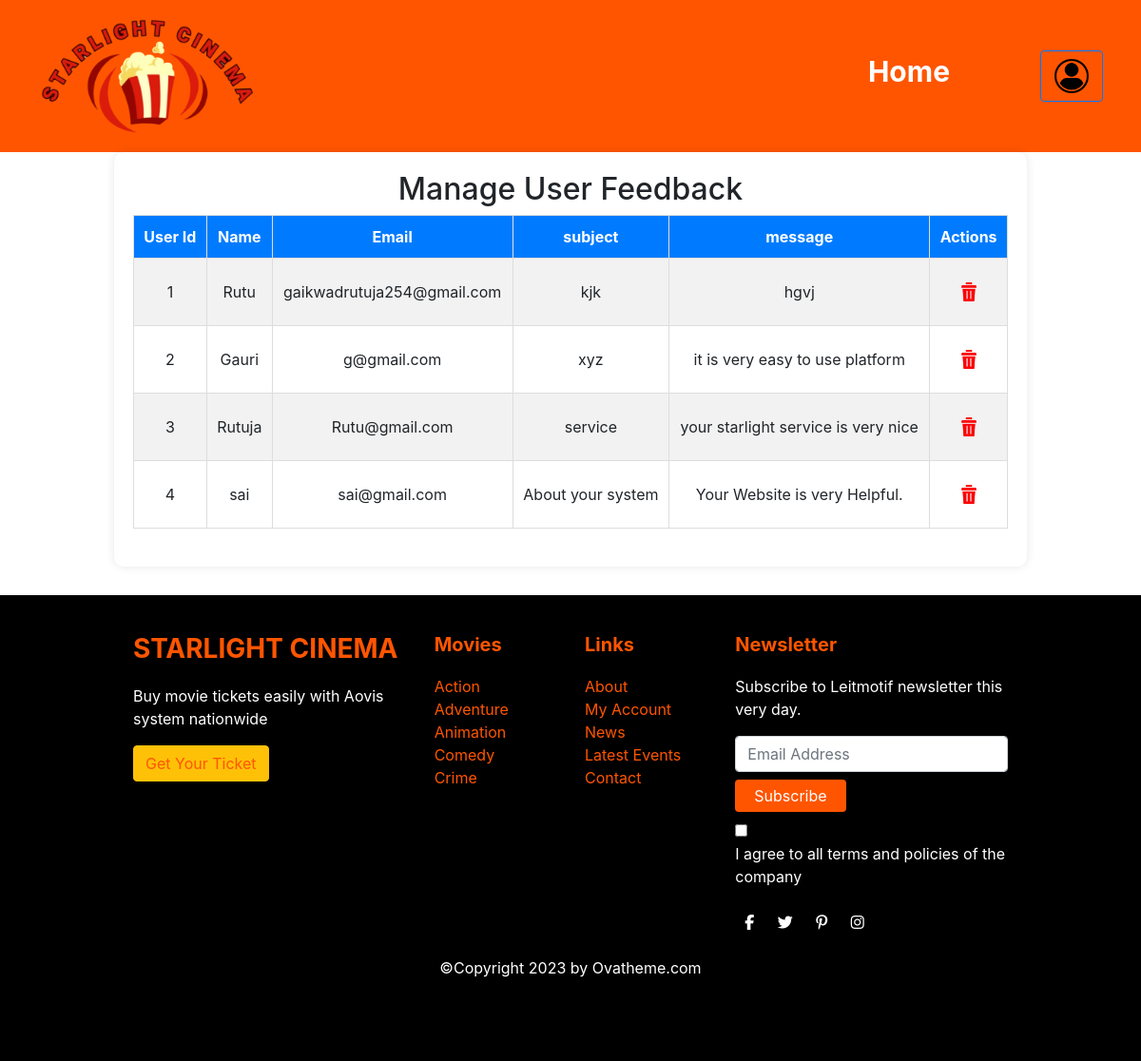
The page /Admin/pages/manage-feedback.php on the database its author committed.
### tables this page shows
CREATE TABLE `user_feedback` (
  `id` int(11) NOT NULL,
  `name` text NOT NULL,
  `email` text NOT NULL,
  `subject` text NOT NULL,
  `message` text NOT NULL
);

### Admin/pages/manage-feedback.php (the view, shortened to what this page needs)
<?php
$databaseHost = "localhost";
$databaseName = "movieticketdb";
$databaseUsername = "root";
$databasePassword = "";
$con = new mysqli($databaseHost, $databaseUsername, $databasePassword,$databaseName)or die($conn->connect_error());
$sql = "SELECT * FROM user_feedback ORDER BY id DESC";
 $query= $con->query($sql)
?>
<!DOCTYPE html>
<html lang="en">
<head>
    <link rel="stylesheet" href="./../css/manage-feedback.css">
    <link rel="stylesheet" href="./../css/addmovie.css">
    <link rel="stylesheet" href="https://stackpath.bootstrapcdn.com/bootstrap/4.5.2/css/bootstrap.min.css">
</head>
<body>
    <header class="header">
        <div class="logo"><img src=".\..\..\Images\logo2.png" class="logo-img"></div>
        <nav class="nav">
        <ul>
            <li><a href="./admin-dashboard.php" style="margin-right:50px; font-size:30px;" >Home</a></li>
            <div class="d-flex align-items-center">
            <a href="./login.php" class="btn btn-outline-primary">
        <i class="bi bi-person"></i><img src =".\..\..\Images\login.png" style="height:40px;">
      </a>
    </div>
            </ul>
        </nav>
    </header>
    <div class="containers">
        <h2  > Manage User Feedback</h2>
        <table class="movie-table">
            <thead>
                <tr>
                    <th>User Id</th>
                    <th>Name</th>
                    <th>Email</th>
                    <th>subject</th>
                    <th>message</th>
                    <th>Actions</th>
                </tr>
            </thead>
            <tbody>
                <tr>
                <?php
$i=0;
while ($res = $query->fetch_assoc())
 {
  echo "<tr>";
  echo" <td >".++$i."</td>";
  echo "<td>".$res['name']."</td>";
  echo "<td>".$res['email']."</td>";
  echo "<td>".$res['subject']."</td>";
  echo "<td>".$res['message']."</td>";
  echo "<td>";
  echo "<a href='.\delete-feedback.php?id=".$res['id']."'>
          <img src='.\..\..\Images\admin-images\delete.png' alt='Delete' class='icon' style='height:40px;'>
        </a>";
  echo "</td>";
  echo "</tr>";
}
?>
            </tbody>
        </table>
    </div>
<div class="footer">
    <div class="containers"style="background-color:black;">
        <div class="row">
            <div class="col-md-4">
                <h3 class="footer-title">STARLIGHT CINEMA</h3>
                <p>Buy movie tickets easily with Aovis system nationwide</p>
                <a href="#" class="btn btn-warning">Get Your Ticket</a>
            </div>
            <div class="col-md-2">
                <h5 class="footer-title">Movies</h5>
                <ul class="list-unstyled">
                    <li><a href="#">Action</a></li>
                    <li><a href="#">Adventure</a></li>
                    <li><a href="#">Animation</a></li>
                    <li><a href="#">Comedy</a></li>
                    <li><a href="#">Crime</a></li>
                </ul>
            </div>
            <div class="col-md-2">
                <h5 class="footer-title">Links</h5>
                <ul class="list-unstyled">
                    <li><a href="#">About</a></li>
                    <li><a href="#">My Account</a></li>
                    <li><a href="#">News</a></li>
                    <li><a href="#">Latest Events</a></li>
                    <li><a href="#">Contact</a></li>
                </ul>
                </div>
            <div class="col-md-4">
                <h5 class="footer-title">Newsletter</h5>
                <p>Subscribe to Leitmotif newsletter this very day.</p>
                <div class="newsletter">
                    <input type="email" class="form-control" placeholder="Email Address">
                    <button class="btn btn-warning mt-2">Subscribe</button>
                </div>
                <div class="mt-2">
                    <input type="checkbox" id="terms">
                    <label for="terms">I agree to all terms and policies of the company</label>
                </div>
                <div class="social-icons mt-3">
                    <a href="#"><i class="fab fa-facebook-f"></i></a>
                    <a href="#"><i class="fab fa-twitter"></i></a>
                    <a href="#"><i class="fab fa-pinterest-p"></i></a>
                    <a href="#"><i class="fab fa-instagram"></i></a>
                </div>
            </div>
        </div>
        <div class="text-center mt-4">
            <p> &copy;Copyright 2023 by Ovatheme.com</p>
        </div>
    </div>
</div>
</body>
</html>

### Admin/css/manage-feedback.css (style rules this page uses)
body { margin: 0; font-family: Arial, sans-serif; }
.logo-img { height: 100px; width: auto; }
.footer { background-color: #333; color: #fff; padding: 20px; }
.footer a { color: #fff; text-decoration: none; }
.footer { background-color: #000; color: #fff; padding: 20px 0; }
.footer a { color: #ff5500; text-decoration: none; }
.footer .footer-title { margin-bottom: 20px; font-weight: bold; color: #ff5500; }
.footer .social-icons a { margin: 0 10px; color: #fff; }
.footer .newsletter input { margin-top: 10px; }
.footer .newsletter button { background-color: #ff5500; border: none; padding: 5px 20px; color: #fff; }
.containers { width: 80%; margin: auto; padding: 20px; background-color: #fff; border-radius: 10px; box-shadow: 0 0 10px rgba(0, 0, 0, 0.1); margin-bottom: 30px; }
h2 { text-align: center; margin-bottom: 20px; }
.movie-table { width: 100%; border-collapse: collapse; margin-bottom: 20px; }
.movie-table thead { background-color: #007bff; color: #fff; }
.movie-table th, .movie-table td { padding: 10px; text-align: center; border: 1px solid #ddd; }
.movie-table th { background-color: #007bff; color: white; }
.movie-table tr:nth-child(even) { background-color: #f2f2f2; }
.icon { padding: 10px 15px; margin: 5px; border: none; border-radius: 5px; cursor: pointer; font-size: 14px; }

### Admin/css/addmovie.css (style rules this page uses)
body { margin: 0; padding: 0; font-family: Arial, sans-serif; }
.header { display: flex; justify-content: space-between; align-items: center; background-color: #ff5500;; padding: 20px 40px; }
.logo-img { height: 120px; width: auto; }
.nav ul { list-style: none; margin: 0; padding: 0; display: flex; gap: 30px; }
.nav ul li { margin: 0; }
.nav ul li a { text-decoration: none; color: white; font-size: 20px; font-weight: bold; padding: 10px 15px; }
.footer { background-color: #000; color: #fff; padding: 20px 0; }
.footer a { color: #ff5500; text-decoration: none; }
.footer .footer-title { margin-bottom: 20px; font-weight: bold; color: #ff5500; }
.footer .social-icons a { margin: 0 10px; color: #fff; }
.footer .newsletter input { margin-top: 10px; }
.footer .newsletter button { background-color: #ff5500; border: none; padding: 5px 20px; color: #fff; }

### rows shown on the page
user_feedback: name "Rutu", email "gaikwadrutuja254@gmail.com", subject "kjk", message "hgvj"
user_feedback: name "Gauri", email "g@gmail.com", subject "xyz", message "it is very easy to use platform"
user_feedback: name "Rutuja", email "Rutu@gmail.com", subject "service", message "your starlight service is very nice"
user_feedback: name "sai", email "sai@gmail.com", subject "About your system", message "Your Website is very Helpful."
